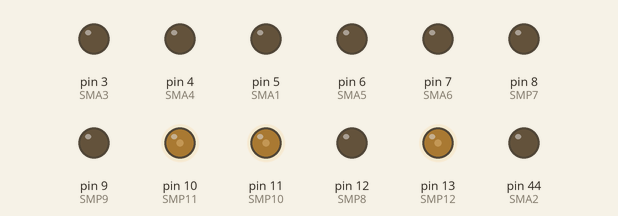
This sketch was run on a simulated Arduino Mega 2560, built with avr-gcc and run on an emulated ATmega2560. Parts: output pins drawn as LEDs (lit = HIGH). What the sketch prints to the serial monitor is not drawn.

Above: at 0.1 s.
Timing chart, 0 to 1.6 s (numbered marks = the images above):
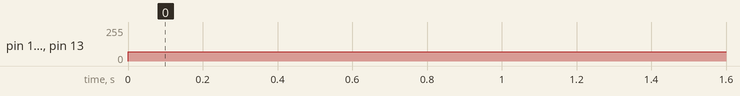

Measured:
- by itself, pin 10 (SMP11), pin 11 (SMP10), pin 13 (SMP12): 0/255 → 70/255 at 0.00 s

The sketch:

PWM_Generation_for_12_Actuators.ino
```cpp
#include "TimerOne.h"

// the setup function runs once when you press reset or power the board
  int LEDpin =  13;
  int LEDpin2 = 11;// define the pin of the LED

  int bright = 3;    // initial value of LED brightness
  int incremt = 20;
  int time = 500;

//CORRESPONDANCE ARDUINO PIN AND SMA
  int SMA1 = 5;
  int SMA2 = 44;
  int SMA3 = 3;
  int SMA4 = 4;
  int SMA5 = 6;
  int SMA6 = 7;
  int SMP7 = 8;
  int SMP8 = 12;
  int SMP9 = 9;
  int SMP10 = 11;
  int SMP11 = 10;
  int SMP12 = 13;

  //DUTY CYCLE VALUE from 0 to 256

  int SMA1D = 0;
  int SMA2D = 0;
  int SMA3D = 0;
  int SMA4D = 0;
  int SMA5D = 0;
  int SMA6D = 0; //ISSUE WITH SMA6
  int SMP7D = 0;
  int SMP8D = 0;
  int SMP9D = 0;
  int SMP10D = 70;
  int SMP11D = 70;
  int SMP12D = 70;


void setup()
  {
    Serial.begin(2000000);
    pinMode(SMA1, OUTPUT);  // define the LEDpin as output pin
    pinMode(SMA2, OUTPUT);
    pinMode(SMA3, OUTPUT);
    pinMode(SMA4, OUTPUT);
    pinMode(SMA5, OUTPUT);
    pinMode(SMA6, OUTPUT);
    pinMode(SMP7, OUTPUT);
    pinMode(SMP8, OUTPUT);
    pinMode(SMP9, OUTPUT);
    pinMode(SMP10, OUTPUT);
    pinMode(SMP11, OUTPUT);
    pinMode(SMP12, OUTPUT);

   }

// the loop function runs over and over again forever
void loop()
  {
    analogWrite(SMA1, SMA1D);
    analogWrite(SMA2, SMA2D);
    analogWrite(SMA3, SMA3D);
    analogWrite(SMA4, SMA4D);
    analogWrite(SMA5, SMA5D);
    analogWrite(SMA6, SMA6D);
    analogWrite(SMP7, SMP7D);
    analogWrite(SMP8, SMP8D);
    analogWrite(SMP9, SMP9D);
    analogWrite(SMP10, SMP10D);
    analogWrite(SMP11, SMP11D);
    analogWrite(SMP12, SMP12D);

int tic = millis();
int toc = tic + 1000;
  if ((toc-tic)>99) {
  Serial.println("GO");
  Serial.println(millis());
  Serial.println(SMA1D);
  Serial.println(SMA2D);
  Serial.println(SMA3D);
  Serial.println(SMA4D);
  Serial.println(SMA5D);
  Serial.println(SMA6D);
  Serial.println(SMP7D);
  Serial.println(SMP8D);
  Serial.println(SMP9D);
  Serial.println(SMP10D);
  Serial.println(SMP11D);
  Serial.println(SMP12D);
  tic = millis();}
  toc = millis();

//     set LED brightness as PWM signal
    delay(time);                  // wait for a time period
    bright = bright + incremt;    // increment LED brightness
    // if the brightness is out of range, reduce brightness
     if (bright <=0 || bright >=255) incremt = - incremt;
  }
```
